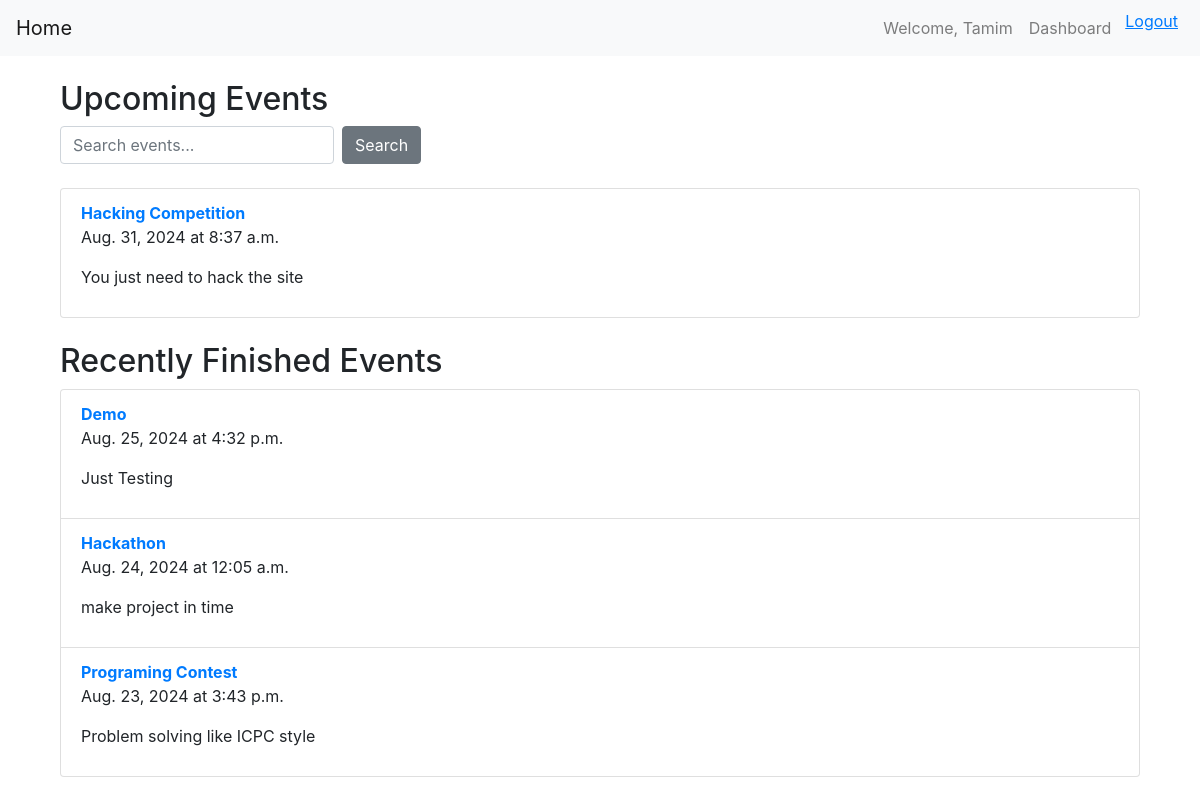
The app's page / (signed in) with its own data.
### Events/models.py (models this page shows, shortened)
class Event(models.Model):
    title = models.CharField(max_length=200)
    description = models.TextField()
    date = models.DateField()
    time = models.TimeField()
    location = models.CharField(max_length=200)
    slots = models.IntegerField()

### Events/views.py (the view)
# urls.py: path('', event_list, name='event_list'),
def event_list(request):
    now = timezone.now()
    upcoming_events = Event.objects.filter(date__gt=now.date()) | Event.objects.filter(date=now.date(), time__gte=now.time())
    finished_events = Event.objects.filter(date__lt=now.date()) | Event.objects.filter(date=now.date(), time__lt=now.time())
    query = request.GET.get('q')
    if query:
        upcoming_events = upcoming_events.filter(title__icontains=query)
        finished_events = finished_events.filter(title__icontains=query)
    return render(request, 'events/event_list.html', {
        'upcoming_events': upcoming_events.order_by('date', 'time'),
        'finished_events': finished_events.order_by('-date', '-time')
        })

### Templates/events/event_list.html
{% extends 'base.html' %}
{% block content %}
<div class="container mt-4">
<h2>Upcoming Events</h2>
<form method="GET" action="" class="form-inline mb-4">
    <input type="text" name="q" class="form-control mr-2" placeholder="Search events..."
    value="{{ request.GET.q }}">
    <button type="submit" class="btn btn-secondary">Search</button>
</form>
<ul class="list-group mb-4">
    {% for event in upcoming_events %}
        <li class="list-group-item">
            <a href="{% url 'event_detail' event.pk %} " class="font-weight-bold">
                {{ event.title }} </a>
                <p>{{ event.date }} at {{ event.time }}</p>
                <p>{{ event.description|truncatewords:20 }}</p>
        </li>
        {% empty %}
            <li class="list-group-item">No upcoming events found.</li>
            </li>
    {% endfor %}
</ul>
<h2>Recently Finished Events</h2>
    <ul class="list-group">
        {% for event in finished_events %}
            <li class="list-group-item">
                <a href="{% url 'event_detail' event.pk %}" class="font-weight-bold">
                    {{ event.title }}
                </a>
                <p>{{ event.date }} at {{ event.time }}</p>
                <p>{{ event.description|truncatewords:20 }}</p>
            </li>
        {% empty %}
            <li class="list-group-item">No recently finished events found.</li>
        {% endfor %}
    </ul>
</div>
{% endblock %}

### Templates/base.html (shortened to what this page needs)
<!DOCTYPE html>
<html lang="en">
<head>
    <link rel="stylesheet" href="https://stackpath.bootstrapcdn.com/bootstrap/4.5.2/css/bootstrap.min.css">
</head>
<body>
    <nav class="navbar navbar-expand-lg navbar-light bg-light">
        <a class="navbar-brand" href="{% url 'event_list' %}">Home</a>
        <div class="collapse navbar-collapse" id="navbarNav">
        <ul class="navbar-nav ml-auto">
            {% if user.is_authenticated %}
            <li class="nav-item">
                <span class="nav-link">Welcome, {{ user.username }}</span>
            </li>
            <li class="nav-item">
                <a class="nav-link" href="{% url 'user_dashboard' %}">Dashboard</a>
            </li>
            <li class="nav-item">
                <form id="logout-form" method="POST" action="{% url 'logout' %}">
                    <button type="submit" style="background:none;border:none;color:#007bff;text-decoration:underline;cursor:pointer;">
                        Logout
                    </button>
                </form>
            </li>
        {% else %}
            <li class="nav-item"><a href="{% url 'login' %}">Login</a></li>
            <li class="nav-item"><a href="{% url 'register' %}">Register</a></li>
        {% endif %}
        </ul>
    </div>
    </nav>
    <div class="container">
    {% block content %}
    {% endblock %}
    </div>
</body>
</html>

### records on screen
Event: title "Hacking Competition", date "Aug. 31, 2024", time "8:37 a.m.", description "You just need to hack the site"
Event: title "Demo", date "Aug. 25, 2024", time "4:32 p.m.", description "Just Testing"
Event: title "Hackathon", date "Aug. 24, 2024", time "12:05 a.m.", description "make project in time"
Event: title "Programing Contest", date "Aug. 23, 2024", time "3:43 p.m.", description "Problem solving like ICPC style"

### other values on screen
{{ user.username }} "Tamim"
